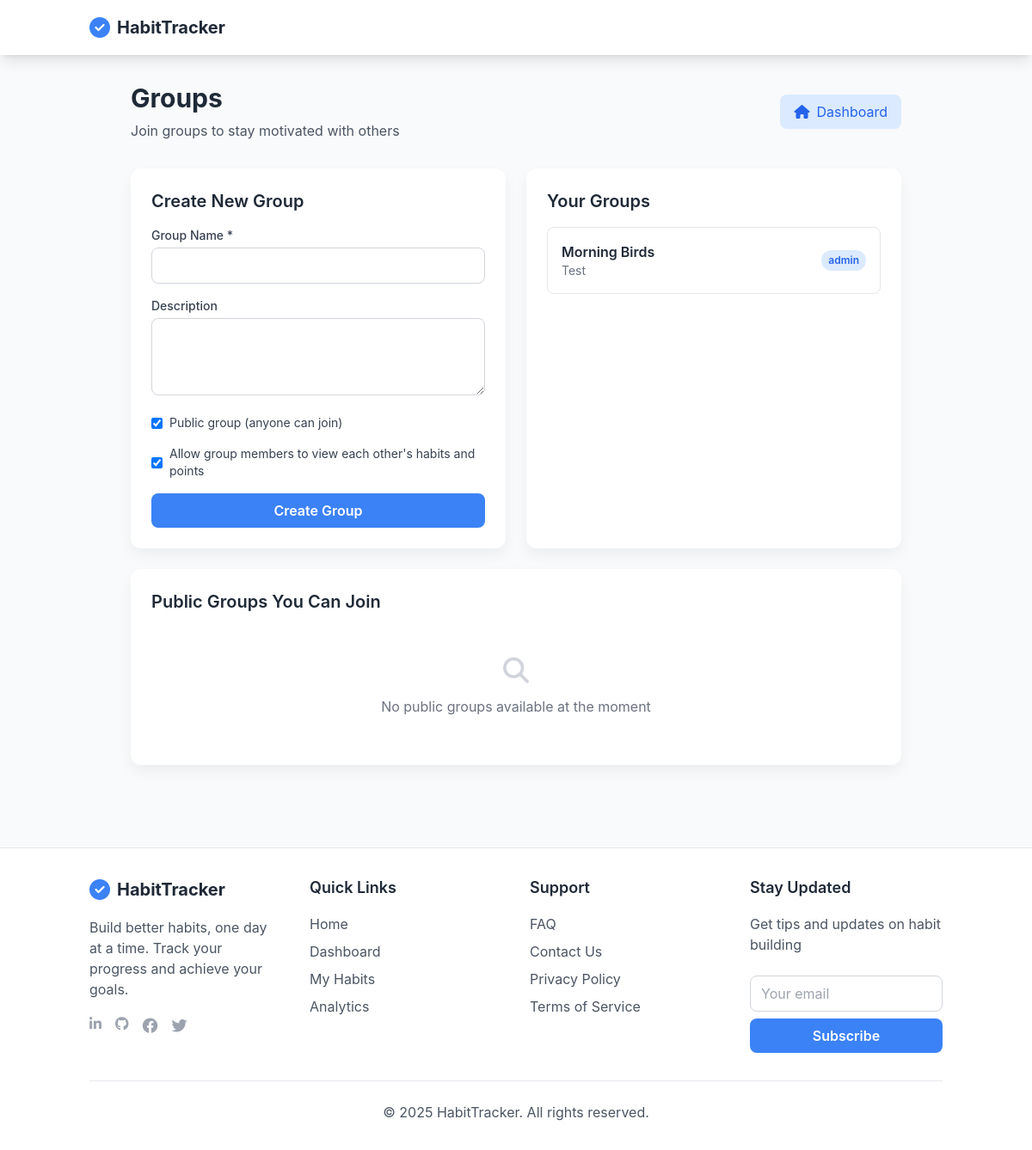
/groups.php (signed in), run on an earlier commit of the app's database.
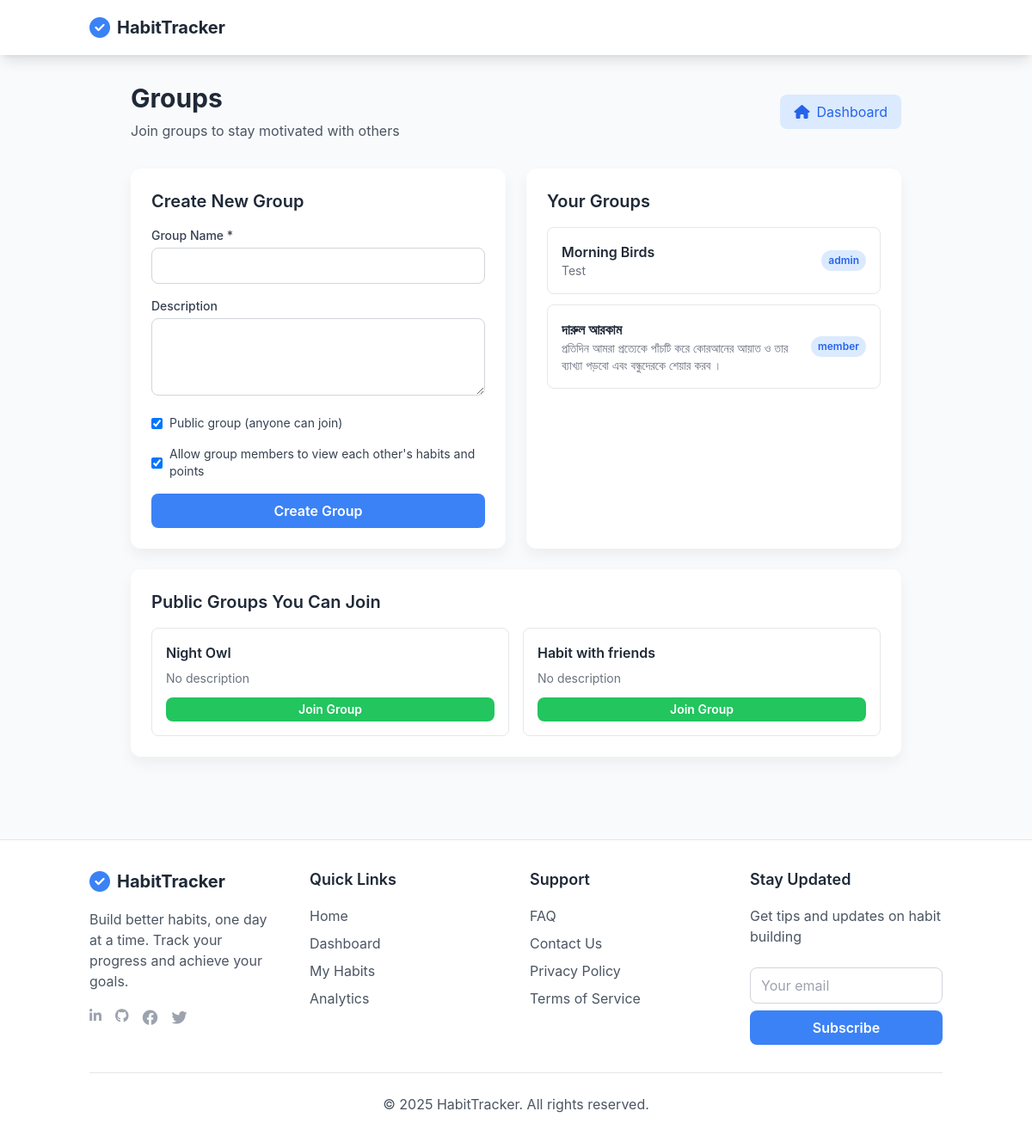
And on a later commit of the database.
### tables this page shows
CREATE TABLE `group_members` (
  `id` int(11) NOT NULL,
  `group_id` int(11) DEFAULT NULL,
  `user_id` int(11) DEFAULT NULL,
  `joined_at` timestamp NOT NULL DEFAULT current_timestamp(),
  `role` enum('admin','member') DEFAULT 'member'
);

CREATE TABLE `groups` (
  `id` int(11) NOT NULL,
  `name` varchar(100) NOT NULL,
  `description` text DEFAULT NULL,
  `created_by` int(11) DEFAULT NULL,
  `is_public` tinyint(1) DEFAULT 1,
  `created_at` timestamp NOT NULL DEFAULT current_timestamp(),
  `allow_member_visibility` tinyint(1) DEFAULT 1
);

### groups.php (the view, shortened to what the changed rows need)
<?php
require_once 'config.php';
$user_id = $_SESSION['user_id'];
$stmt = $pdo->prepare("
    SELECT g.*, gm.role
    FROM groups g
    JOIN group_members gm ON g.id = gm.group_id
    WHERE gm.user_id = ?
    ORDER BY g.name ASC
");
$stmt->execute([$user_id]);
$user_groups = $stmt->fetchAll();
$stmt = $pdo->prepare("
    SELECT g.*
    FROM groups g
    WHERE g.is_public = true
    AND g.id NOT IN (SELECT group_id FROM group_members WHERE user_id = ?)
    ORDER BY g.created_at DESC
    LIMIT 10
");
$stmt->execute([$user_id]);
$public_groups = $stmt->fetchAll();
require_once 'header.php';
?>
<div class="max-w-4xl mx-auto">
    <div class="flex items-center justify-between mb-8">
        <div>
            <h1 class="text-3xl font-bold text-gray-800 mb-2">Groups</h1>
        </div>
    </div>
    <div class="grid grid-cols-1 lg:grid-cols-2 gap-6">
        <div class="app-card p-6">
            <h2 class="text-xl font-semibold text-gray-800 mb-4">Create New Group</h2>
        </div>
        <div class="app-card p-6">
            <h2 class="text-xl font-semibold text-gray-800 mb-4">Your Groups</h2>
            <?php if (empty($user_groups)): ?>
                <div class="text-center py-8 text-gray-500">
                    <i class="fas fa-users text-3xl text-gray-300 mb-3"></i>
                    <p>You haven't joined any groups yet</p>
                </div>
            <?php else: ?>
                <div class="space-y-3">
                    <?php foreach ($user_groups as $group): ?>
                        <a href="group.php?id=<?php echo $group['id']; ?>" class="block p-4 border rounded-lg hover:bg-gray-50 transition">
                            <div class="flex items-center justify-between">
                                <div>
                                    <h3 class="font-semibold text-gray-800"><?php echo htmlspecialchars($group['name']); ?></h3>
                                    <p class="text-sm text-gray-500"><?php echo $group['description'] ? htmlspecialchars($group['description']) : 'No description'; ?></p>
                                </div>
                                <span class="bg-blue-100 text-blue-600 text-xs font-semibold px-2 py-1 rounded-full">
                                    <?php echo $group['role']; ?>
                                </span>
                            </div>
                        </a>
                    <?php endforeach; ?>
                </div>
            <?php endif; ?>
        </div>
    </div>
    <div class="app-card p-6 mt-6">
        <h2 class="text-xl font-semibold text-gray-800 mb-4">Public Groups You Can Join</h2>
        <?php if (empty($public_groups)): ?>
            <div class="text-center py-8 text-gray-500">
                <i class="fas fa-search text-3xl text-gray-300 mb-3"></i>
                <p>No public groups available at the moment</p>
            </div>
        <?php else: ?>
            <div class="grid grid-cols-1 md:grid-cols-2 gap-4">
                <?php foreach ($public_groups as $group): ?>
                    <div class="p-4 border rounded-lg">
                        <h3 class="font-semibold text-gray-800 mb-2"><?php echo htmlspecialchars($group['name']); ?></h3>
                        <p class="text-sm text-gray-500 mb-3"><?php echo $group['description'] ? htmlspecialchars(substr($group['description'], 0, 100)) . '...' : 'No description'; ?></p>
                        <form method="POST" action="group-actions.php">
                            <button type="submit" class="w-full bg-green-500 text-white py-1 px-3 rounded-lg text-sm font-semibold hover:bg-green-600 transition">
                                Join Group
                            </button>
                        </form>
                    </div>
                <?php endforeach; ?>
            </div>
        <?php endif; ?>
    </div>
</div>
<?php require_once 'footer.php'; ?>

What changed in the data, as far as the page shows it:
added group_members: group.name "দারুল আরকাম", group.description "প্রতিদিন আমরা প্রত্যেকে পাঁচটি করে কোরআনের আয়াত ও তার ব্যাখ্যা পড়বো এবং বন্ধুদেরকে শেয়ার করব ।", role "member"
added groups: name "Night Owl", description "No description"
added groups: name "Habit with friends", description "No description"
Also different on the page:
text no longer shown: "No public groups available at the moment"
